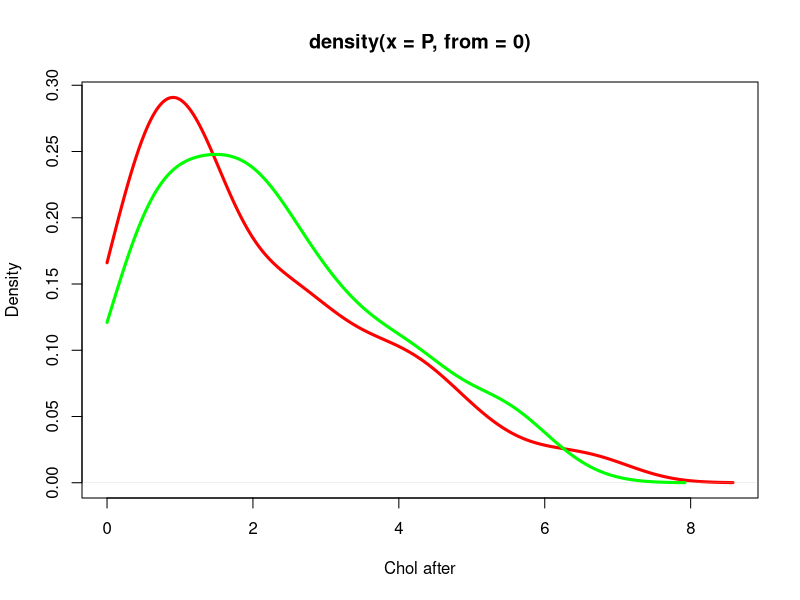
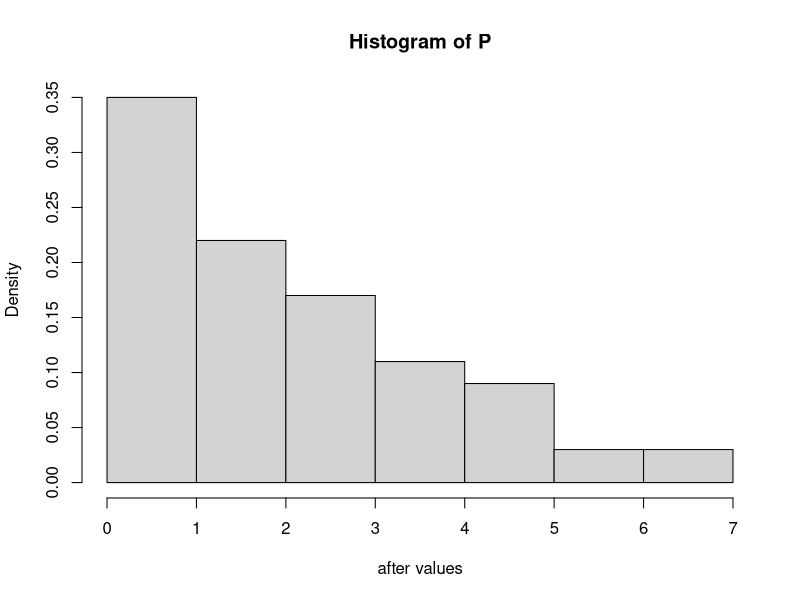
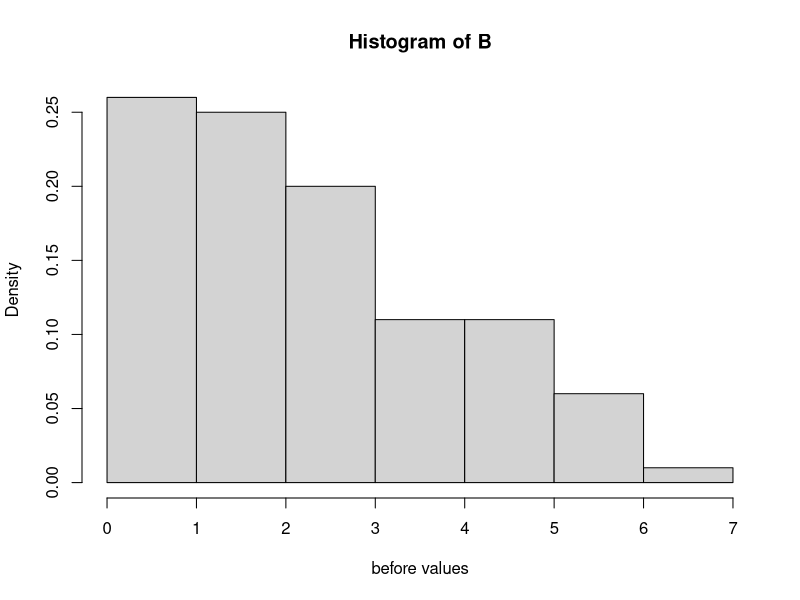

Write the R code that produced these figures, in order. (Note: this script raises an error after producing the figures.)
#ЗАДАЧА 1
#У ста пациентов измерили уровень холестерина в крови. Затем заставили съесть неясную таблетку и снова измерили холестерин. С этими данными мы работали 2 семинара назад, но теперь мы сможем формализовать наше мнение о лекарстве.
#Данные в файле cholesterol.csv

A=read.csv(file="cholesterol.csv")
B=A$before
P=A$after

#a) Нарисуйте гистограммы распределений и оценки плотностей. Плотности нарисуйте на одном графике разными цветами, график и оси подпишите.
#Он рисует плотность распределения величины Р. Это как сглаженная гистограмма.
#Кстати, холестерин начинается с 0, так что лучше сделать так:
plot(density(P, from=0), col="red", lwd=3,xlab="Chol after",ylab="Density")   
lines(density(B, from=0), col="green", lwd=3)
hist(P,freq=FALSE,xlab="after values")
hist(B,freq=FALSE,xlab="before values")

#b) Что можно сказать об уровне холестерина в крови? Используйте тест знаков с подходящей критической областью.
alpha=0.05 
#Нам не сказали, как именно может действовать таблетка, поэтому гипотезы двусторнние:
#H0: таблетка не изменяет уровень холестерина;
#Ha: таблетка меняет уровень холестерина.

W=P-B
n=length(W)
q=sum(W<0)
binom.test(q,n,0.5,alternative = "two.sided") 
p-value > alpha #=> H0 не отвергается. 

#Тест ничего не знает о реальном мире, так что нужно говорить "гипотеза не отверглась"

#c) Для той же задачи используйте тест Вилкоксона и сравните результаты.
alpha=0.05
wilcox.test(B,P,paired=TRUE)
p-value < alpha #=> H0 отвергаем.

#разные ответы получились из-за использования ранжирования в тесте Вилкоксона.


#ЗАДАЧА 2
#В исследовании участвуют две группы пациентов: больные сахарным диабетом и контрольная группа. Обычно хочется перед началом анализа показать, что больные и здоровые не различаются по показателям, не связанным с заболеванием. Потому что нехорошо смотреть больных мужчин против здоровых женщин.
#Данные в файле diabetes.csv

A=read.csv(file="diabetes.csv")
Z=A[A$status==0,] #здоровые
B=A[A$status==1,] #больные
alpha=0.05

#a) Сравните больных и здоровых по возрасту: графики плотностей + Манн-Уитни.
AZ=Z$age   #возраст здоровых
AB=B$age   #возраст больных
plot(density(AB),col="red")
lines(density(AZ),col="green")
wilcox.test(AZ,AB, paired=FALSE)  #p-value > alpha => H0 не отвергаем.

#b) Сравните больных и здоровых по весу: графики плотностей + Манн-Уитни.
WZ=Z$weight   #вес здоровых
WB=B$weight   #вес больных
plot(density(WZ),col="green")
lines(density(WB),col="red")
wilcox.test(WZ,WB, paired=FALSE)   #p-value < alpha => H0 отвергаем.

#c) Сравните больных и здоровых по росту: графики плотностей + Манн-Уитни.
HZ=Z$height   # рост здоровых
HB=B$height   #рост больных
plot(density(HB),col="red")
lines(density(HZ),col="green")
wilcox.test(HZ,HB, paired=FALSE)   #p-value < alpha => H0 отвергаем.

#d) Корректно ли собраны группы для исследования и почему?
#Можно ли исправить дизайн исследования, чтобы оно стало корректным? Помните, что можно пользоваться всеми столбцами базы.

#Если посмотреть:
SB=B$sex
SZ=Z$sex
wilcox.test(SZ,SB, paired=FALSE)
#увидим, что болезнь ассоциирована с полом и p-value получается очень маленьким (из-за чего видимо и получаем ассоциацию с ростом и весом). 
#Больных женщин почти в 2 раза больше больных мужчин, а здоровых женщин почтив в 2 раза меньше здоровых мужчин (проверяется через lenght()).
#Думаю, соотношения больные мужчины/женщины и здоровые мужчины/женщины должны быть более-менее одинаковыми.

#Не "болезнь зависит", а "болезнь ассоциирована". 
#Ассоциация != связь: число пожаров в городе ассоциировано с числом пожарников. Кстати, почему?
#Связь - это когда "А вызывает Б", ассоциация - это когда "А - выше, значит и Б - выше".
#Доказать наличие связи - вообще другая тема, тесты ищут только ассоциацию

#Верно!
#Но тут, скорее всего, выборка кривая. Лучше сравнить женщин с больными женщинами и также с мужчинами.
#А на вес, кстати, надо забить - он при диабете всегда будет разный и выборку равномерно подобрать не получится

#ЗАДАЧА 3
#Пятьдесят пабликов города запостили сначала фото с котом, а потом – фото с собакой.
#Данные о лайках пользователей собраны в файле likes.csv

A=read.csv(file="likes.csv")
P=A$likes_peseki
K=A$likes_koteki
S=A$subscribers
#Иследуем число лайков, а не средний отклик пользователя паблика

#a) Решите извечный спор с помощью теста знаков и теста Вилкоксона.
alpha=0.05
#H0: пёсиков и котиков любят одинаково;
#Ha: кого-то любят больше.
W=K-P
n=length(W)
q=sum(W<0)
binom.test(q,n,0.5,alternative = "two.sided") #p-value < alpha => H0 отвергаем.
wilcox.test(P,K,paired=FALSE) #p-value < alpha  => H0 отвергаем.

#b) Постройте гистограммы для лайков, разницы лайков и числа пользователей.Постройте для них же плотности.
#Придумайте, как избавиться от выбросов и проведите тестирование снова.

hist(P,freq=FALSE)
hist(K,freq=FALSE)
hist(A$subscribers,freq=FALSE)
hist(K-P,freq=FALSE)
plot(density(P,from=0),col="blue",lwd=3)
lines(density(K,from=0),col="green",lwd=3)
plot(density(S,from=0),col="red",lwd=3)
plot(density(K-P),lwd=3)

#убираем выбросы
D=K-P
ind_D=which(D %in% boxplot.stats(D)$out)
ind_K=which(K %in% boxplot.stats(K)$out)
ind_P=which(P %in% boxplot.stats(P)$out)
ind_S=which(S %in% boxplot.stats(S)$out)
D = D[-ind_D]
K = K[-ind_K]
P = P[-ind_P]
S = S[-ind_S]
#нарисуем
plot(density(D),lwd=3)
plot(density(S,from=0),lwd=3)
plot(density(P,from=0),col="blue",lwd=3)
lines(density(K,from=0),col="green",lwd=3)
#тестируем (alpha и гипотезы - те же)
n_new=length(D)
q_new=sum(D<0)
binom.test(q_new,n_new,0.5,alternative = "two.sided") #p-value < alpha => H0 отвергаем.
wilcox.test(P,K,paired=FALSE) #p-value < alpha  => H0 отвергаем.